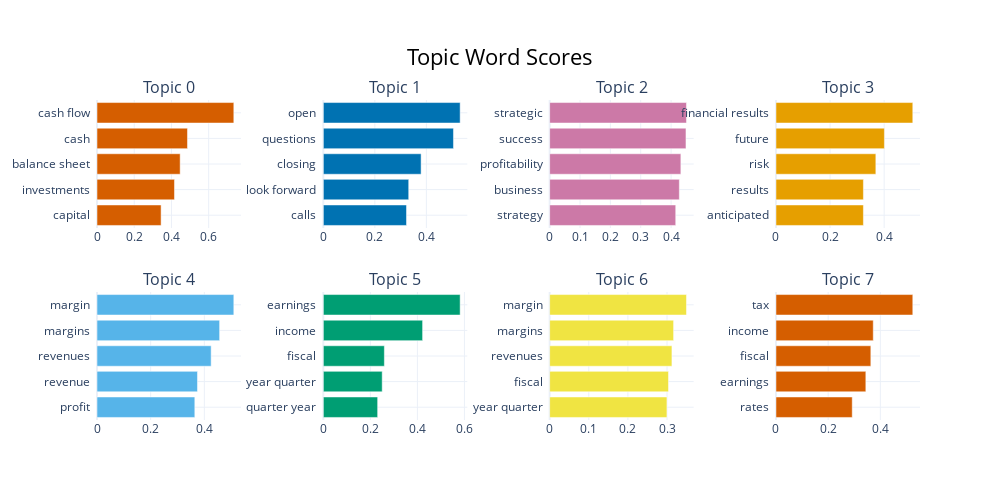

The notebook cell saved with this chart:
### Code cell
# Visualize the frequency of the topics
topic_model.visualize_barchart()

### Figure 1 — Plotly figure (JSON) as saved in the notebook; plotly's stock layout.template omitted (floating-point values rounded to 4 significant figures)
{"data": [{"marker": {"color": "#D55E00"}, "orientation": "h", "type": "bar", "x": [0.3444, 0.4163, 0.4468, 0.4862, 0.7352], "xaxis": "x", "y": ["capital  ", "investments  ", "balance sheet  ", "cash  ", "cash flow  "], "yaxis": "y"}, {"marker": {"color": "#0072B2"}, "orientation": "h", "type": "bar", "x": [0.323, 0.3315, 0.3796, 0.5052, 0.5312], "xaxis": "x2", "y": ["calls  ", "look forward  ", "closing  ", "questions  ", "open  "], "yaxis": "y2"}, {"marker": {"color": "#CC79A7"}, "orientation": "h", "type": "bar", "x": [0.4152, 0.4271, 0.4322, 0.449, 0.4507], "xaxis": "x3", "y": ["strategy  ", "business  ", "profitability  ", "success  ", "strategic  "], "yaxis": "y3"}, {"marker": {"color": "#E69F00"}, "orientation": "h", "type": "bar", "x": [0.3233, 0.3233, 0.3693, 0.401, 0.506], "xaxis": "x4", "y": ["anticipated  ", "results  ", "risk  ", "future  ", "financial results  "], "yaxis": "y4"}, {"marker": {"color": "#56B4E9"}, "orientation": "h", "type": "bar", "x": [0.3646, 0.3745, 0.4254, 0.457, 0.5099], "xaxis": "x5", "y": ["profit  ", "revenue  ", "revenues  ", "margins  ", "margin  "], "yaxis": "y5"}, {"marker": {"color": "#009E73"}, "orientation": "h", "type": "bar", "x": [0.231, 0.2503, 0.2595, 0.4221, 0.5818], "xaxis": "x6", "y": ["quarter year  ", "year quarter  ", "fiscal  ", "income  ", "earnings  "], "yaxis": "y6"}, {"marker": {"color": "#F0E442"}, "orientation": "h", "type": "bar", "x": [0.2999, 0.3038, 0.3126, 0.3169, 0.3498], "xaxis": "x7", "y": ["year quarter  ", "fiscal  ", "revenues  ", "margins  ", "margin  "], "yaxis": "y7"}, {"marker": {"color": "#D55E00"}, "orientation": "h", "type": "bar", "x": [0.2923, 0.3444, 0.3635, 0.3729, 0.5244], "xaxis": "x8", "y": ["rates  ", "earnings  ", "fiscal  ", "income  ", "tax  "], "yaxis": "y8"}], "layout": {"annotations": [{"font": {"size": 16}, "showarrow": false, "text": "Topic 0", "x": 0.0875, "xanchor": "center", "xref": "paper", "y": 1, "yanchor": "bottom", "yref": "paper"}, {"font": {"size": 16}, "showarrow": false, "text": "Topic 1", "x": 0.3625, "xanchor": "center", "xref": "paper", "y": 1, "yanchor": "bottom", "yref": "paper"}, {"font": {"size": 16}, "showarrow": false, "text": "Topic 2", "x": 0.6375, "xanchor": "center", "xref": "paper", "y": 1, "yanchor": "bottom", "yref": "paper"}, {"font": {"size": 16}, "showarrow": false, "text": "Topic 3", "x": 0.9125, "xanchor": "center", "xref": "paper", "y": 1, "yanchor": "bottom", "yref": "paper"}, {"font": {"size": 16}, "showarrow": false, "text": "Topic 4", "x": 0.0875, "xanchor": "center", "xref": "paper", "y": 0.4, "yanchor": "bottom", "yref": "paper"}, {"font": {"size": 16}, "showarrow": false, "text": "Topic 5", "x": 0.3625, "xanchor": "center", "xref": "paper", "y": 0.4, "yanchor": "bottom", "yref": "paper"}, {"font": {"size": 16}, "showarrow": false, "text": "Topic 6", "x": 0.6375, "xanchor": "center", "xref": "paper", "y": 0.4, "yanchor": "bottom", "yref": "paper"}, {"font": {"size": 16}, "showarrow": false, "text": "Topic 7", "x": 0.9125, "xanchor": "center", "xref": "paper", "y": 0.4, "yanchor": "bottom", "yref": "paper"}], "height": 500, "hoverlabel": {"bgcolor": "white", "font": {"family": "Rockwell", "size": 16}}, "showlegend": false, "title": {"font": {"color": "Black", "size": 22}, "text": "Topic Word Scores", "x": 0.5, "xanchor": "center", "yanchor": "top"}, "width": 1000, "xaxis": {"anchor": "y", "domain": [0, 0.175], "showgrid": true}, "xaxis2": {"anchor": "y2", "domain": [0.275, 0.45], "showgrid": true}, "xaxis3": {"anchor": "y3", "domain": [0.55, 0.725], "showgrid": true}, "xaxis4": {"anchor": "y4", "domain": [0.825, 1], "showgrid": true}, "xaxis5": {"anchor": "y5", "domain": [0, 0.175], "showgrid": true}, "xaxis6": {"anchor": "y6", "domain": [0.275, 0.45], "showgrid": true}, "xaxis7": {"anchor": "y7", "domain": [0.55, 0.725], "showgrid": true}, "xaxis8": {"anchor": "y8", "domain": [0.825, 1], "showgrid": true}, "yaxis": {"anchor": "x", "domain": [0.6, 1], "showgrid": true}, "yaxis2": {"anchor": "x2", "domain": [0.6, 1], "showgrid": true}, "yaxis3": {"anchor": "x3", "domain": [0.6, 1], "showgrid": true}, "yaxis4": {"anchor": "x4", "domain": [0.6, 1], "showgrid": true}, "yaxis5": {"anchor": "x5", "domain": [0, 0.4], "showgrid": true}, "yaxis6": {"anchor": "x6", "domain": [0, 0.4], "showgrid": true}, "yaxis7": {"anchor": "x7", "domain": [0, 0.4], "showgrid": true}, "yaxis8": {"anchor": "x8", "domain": [0, 0.4], "showgrid": true}}}
